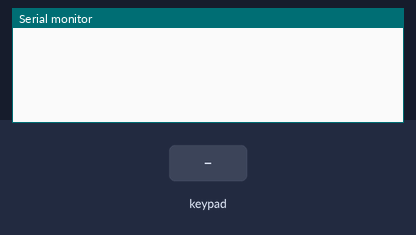
The sketch below on a simulated Arduino Uno, built with avr-gcc and run on an emulated ATmega328P. Parts: the last lines printed to the serial monitor. The test bench sets the inputs (shaded band).

Above: at 1.2 s.
1.3 s: key '1' pressed
At 2.5 s:
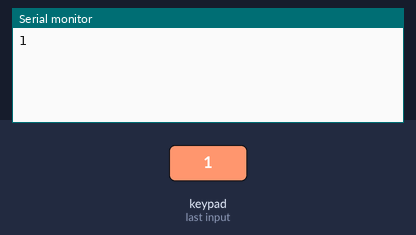
2.8 s: keypad keys 5 4 3 2 # pressed 0.4 s apart
At 5.3 s:
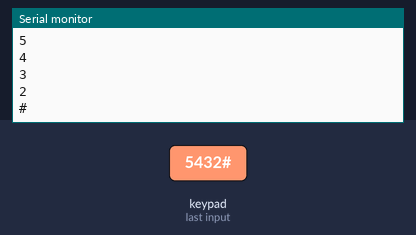
6.3 s: key 'A' pressed
At 7.0 s:
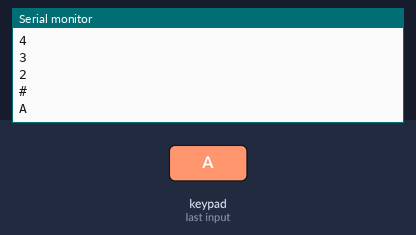
7.8 s: keypad keys 5 4 3 2 * pressed 0.4 s apart
At 9.8 s:
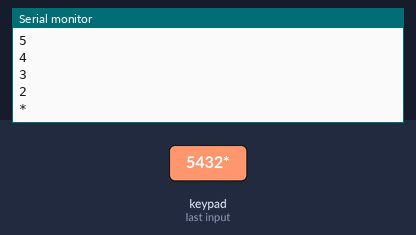
11.3 s: key 'B' pressed
At 12.5 s:
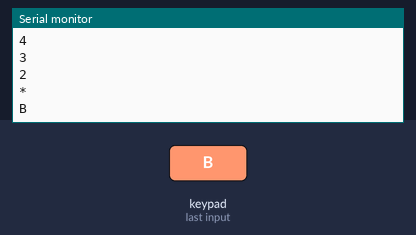
12.8 s: keypad keys 5 4 3 2 D pressed 0.4 s apart
At 15.6 s:
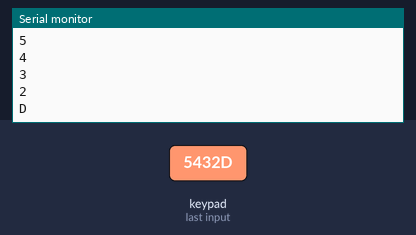
Timing chart, 0 to 17.1 s (numbered marks = the images above; inputs shaded):
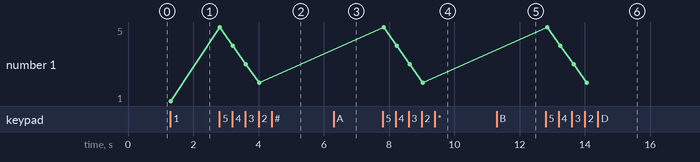

Measured:
- after the input at 1.3 s, the serial monitor: prints a new line at once (image 1)
- after the input at 2.8 s, the serial monitor: prints a new line at once (image 2)
- after the input at 6.3 s, the serial monitor: prints a new line at once (image 3)
- after the input at 7.8 s, the serial monitor: prints a new line at once (image 4)
- after the input at 11.3 s, the serial monitor: prints a new line after 0.05 s (image 5)
- after the input at 12.8 s, the serial monitor: prints a new line after 0.05 s (image 6)
- plotted number 1: 1 → 2 after the input at 2.8 s

The sketch:

4x4_keypad.ino
```cpp
String p1;
String p2;
String p3;
int p4;
int j=0;

char k[4]="00\0";
String ks = "";
#include <Keypad.h>

const byte ROWS = 4; //four rows
const byte COLS = 4; //four columns
char keys[ROWS][COLS] = {
  {'1','2','3','A'},
  {'4','5','6','B'},
  {'7','8','9','C'},
  {'*','0','#','D'}
};

byte rowPins[ROWS] = {5, 4, 3, 2}; //connect to the row pinouts of the keypad
byte colPins[COLS] = {9, 8, 7, 6}; //connect to the column pinouts of the keypad

Keypad keypad = Keypad( makeKeymap(keys), rowPins, colPins, ROWS, COLS );

void setup(){
   Serial.begin(9600);
}

void loop(){
  delay(100);
  char key = keypad.getKey();


  if (key){
    Serial.println(key);
  }
}
```
